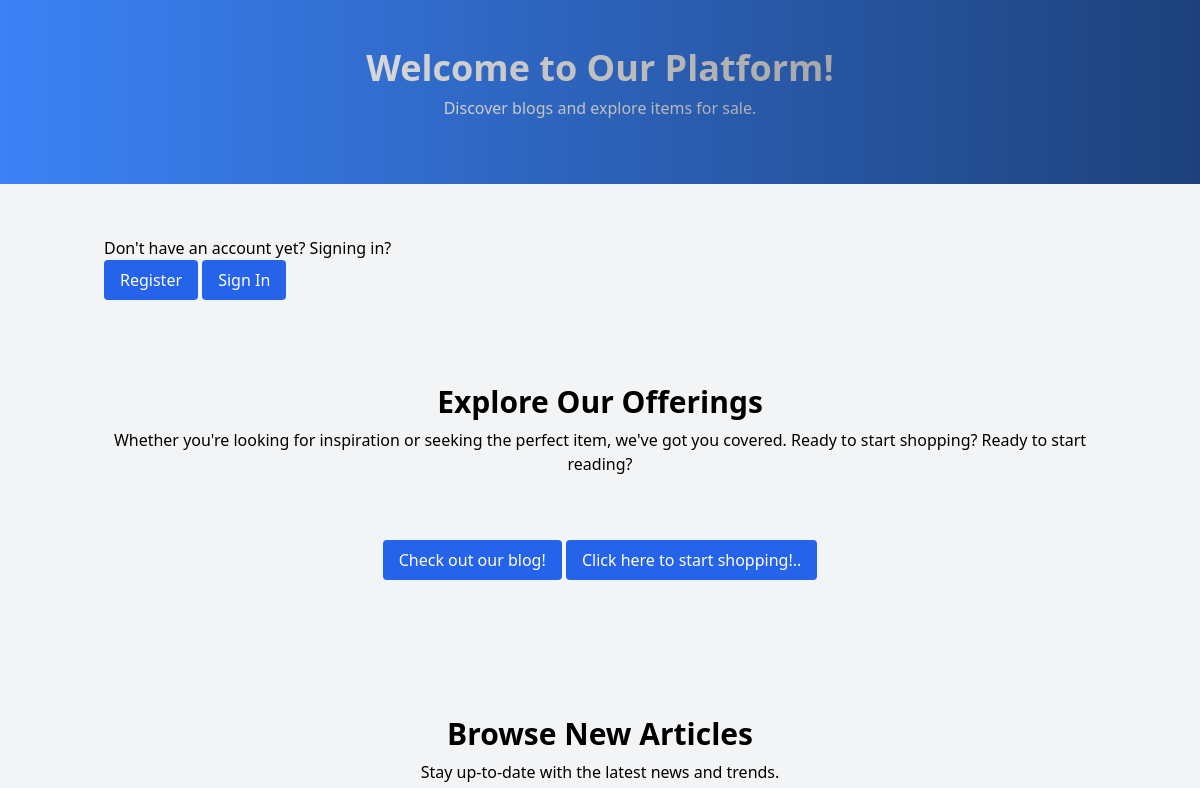
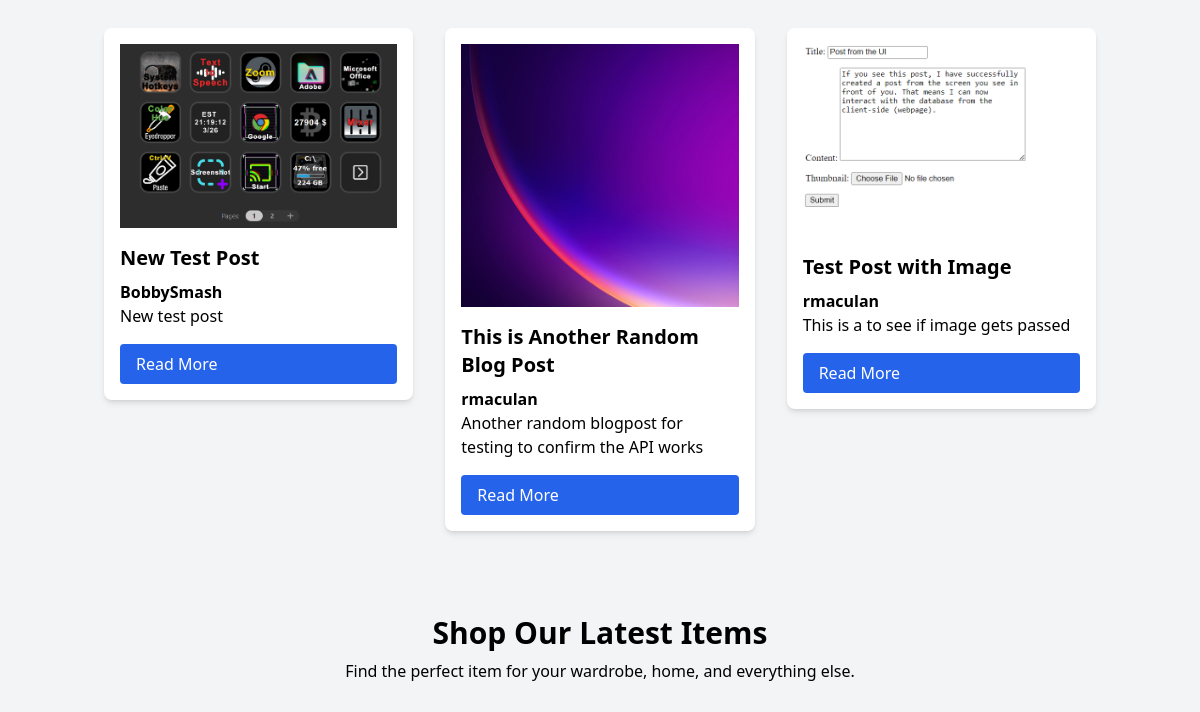
The app's page / (upper part), older data (2 pictures, top to bottom).
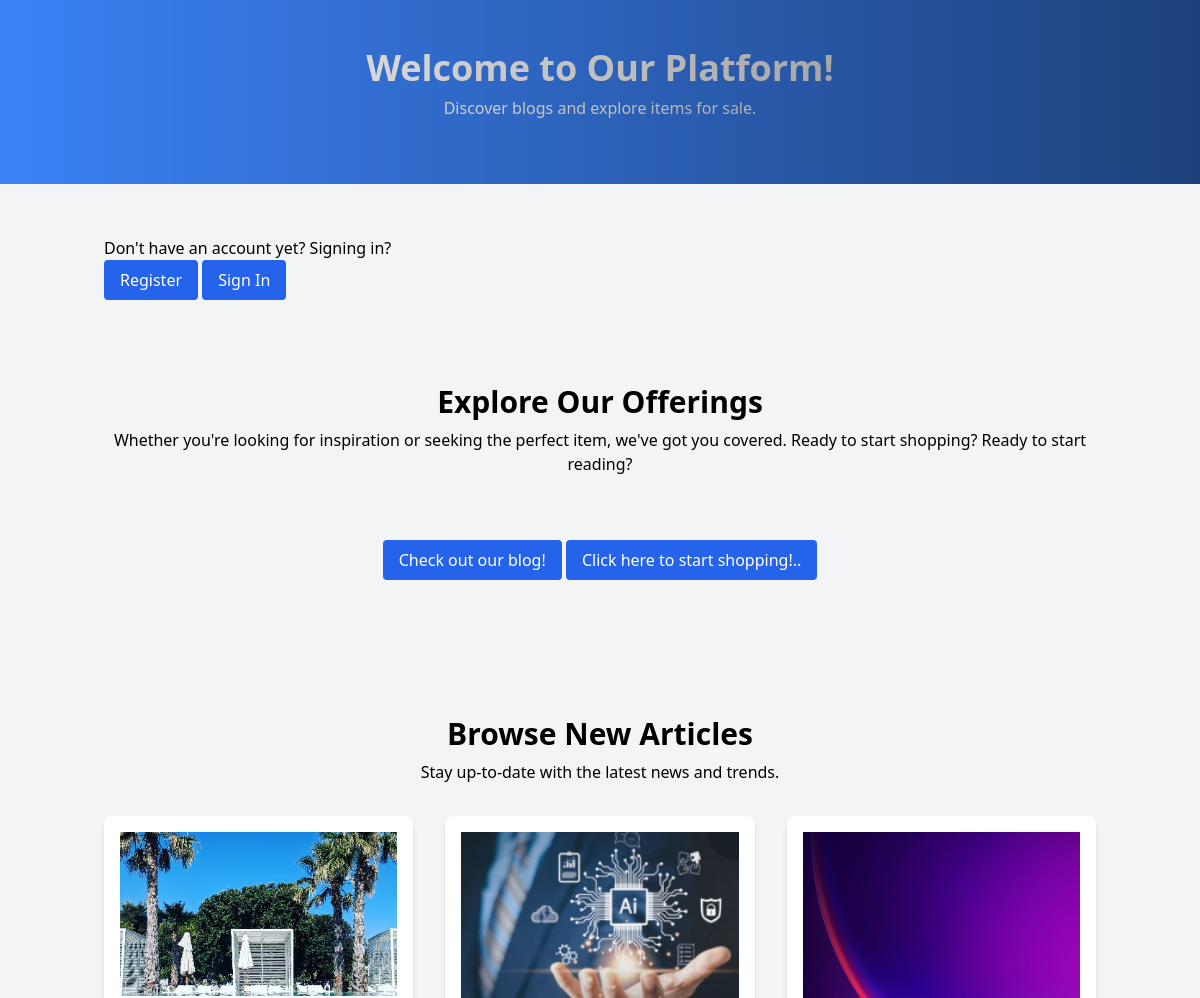
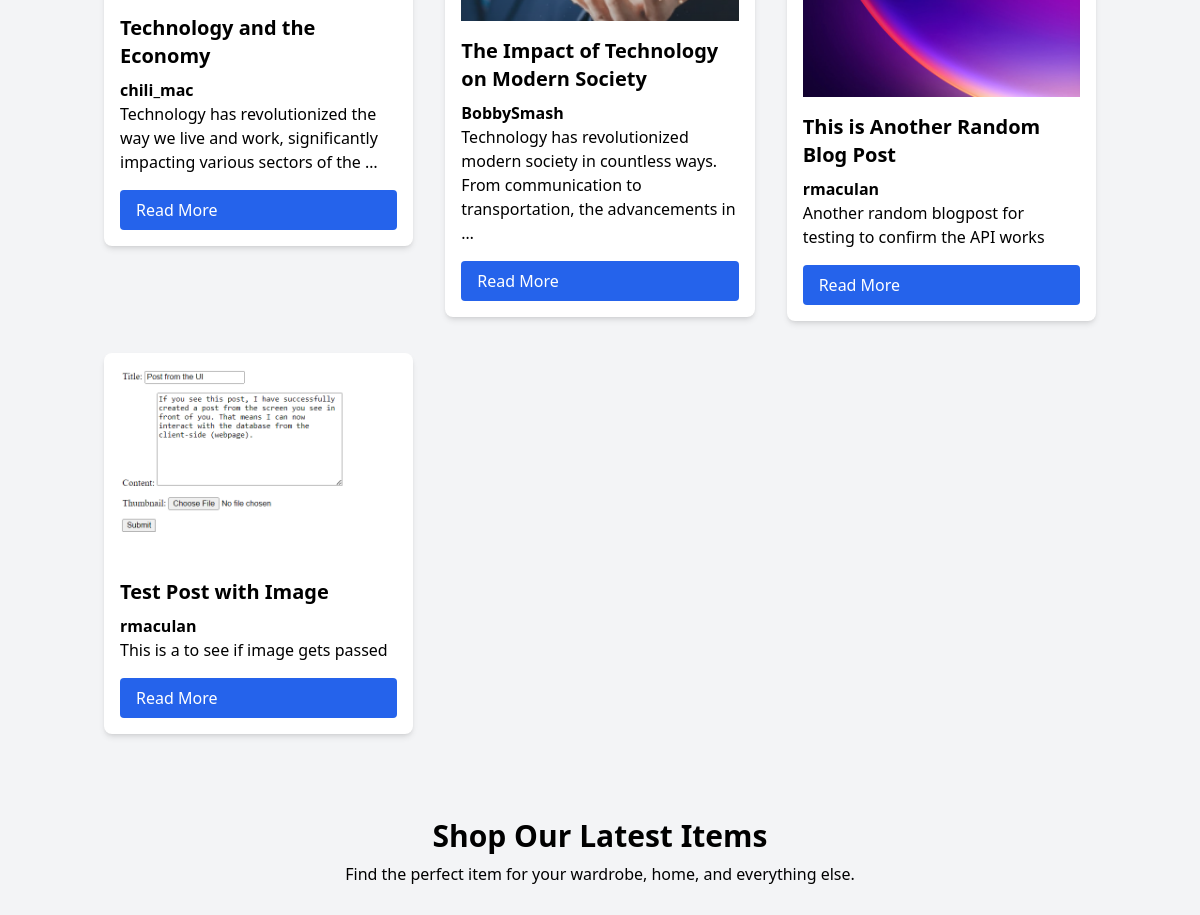
The same page, newer data (2 pictures, top to bottom).
### blog/models.py (models this page shows, shortened)
class Post(models.Model):
    STATUS_CHOICES = (
        ('draft', 'Draft'),
        ('published', 'Published'),
    )
    title = models.CharField(max_length=200)
    slug = models.SlugField(unique=True)
    content = models.TextField()
    status = models.CharField(
        max_length=10,
        choices=STATUS_CHOICES,
        default='draft'
        )
    publish_date = models.DateTimeField(auto_now_add=True)
    author = models.ForeignKey(settings.AUTH_USER_MODEL, on_delete=models.CASCADE)
    on_delete=models.CASCADE
    thumbnail = models.ImageField(
        upload_to='thumbnails/',
        blank=True,
        null=True
        )  # New field for thumbnail

### mysite/views.py (the view)
# urls.py: path('', landing_page, name='landing'),
def landing_page(request):
    blog_posts = Post.objects.all().order_by('-publish_date')[:5]
    marketplace_items = Item.objects.all()[:5]
    return render(request, 'landing_page.html', {
        'blog_posts': blog_posts,
        'marketplace_items': marketplace_items,
    })

### templates/landing_page.html (shortened to what this page needs)
{% load static %}
<html lang="en">
  <head>
    <script src="https://cdn.tailwindcss.com"></script>
    <link rel="stylesheet" href="{% static 'css/style.css' %}">
  </head>
<body class="bg-gray-100">
    <header class="text-center p-12 bg-blue-500 text-white relative">
        <h1 class="text-4xl font-bold mb-2">
            Welcome to Our Platform!
        </h1>
        <p class="max-w-xl mx-auto mb-4">
            Discover blogs and explore items for sale.
        </p>
        <div class="absolute inset-0 bg-gradient-to-r from-transparent to-black opacity-50"></div>
    </header>
    <div class="container mx-auto px-4 py-8">
        {% if user.is_authenticated %}
        <strong>
            Welcome back, {{ user.username }}!
        </strong>
        <a
            href="{% url 'blog:logout' %}"
            class="button"
        >
            Logout?
        </a>
        {% else %}
        <h1>Don't have an account yet? Signing in?</h3>
        <a
            href="{% url 'blog:register' %}"
            class="btn btn-primary"
        >
            Register
        </a>
        <a
            href="{% url 'blog:login' %}"
            class="btn btn-primary"
        >
            Sign In
        </a>
        {% endif %}
    </div>
    <section class="container mx-auto px-4 py-8">
        <div class="text-center">
            <h2 class="text-3xl font-semibold mb-2">
                Explore Our Offerings
            </h2>
            <p class="mb-8">
                Whether you're looking for inspiration
                or seeking the perfect item, we've got you covered.
                Ready to start shopping?
                Ready to start reading?
            </p>
            <div class="container mx-auto px-4 py-8">
                <a
                    href="{% url 'blog:index' %}"
                    class="btn btn-primary"
                >
                    Check out our blog!
                </a>
                <a
                    href="{% url 'marketplace:index' %}"
                    class="btn btn-primary"
                >
                    Click here to start shopping!..
                </a>
            </div>
        </div>
    </section>
    <section class="container mx-auto px-4 py-8">
        <div class="text-center">
            <h2 class="text-3xl font-semibold mb-2">
                Browse New Articles
            </h2>
            <p class="mb-8">
                Stay up-to-date with the latest news and trends.
            </p>
        </div>
        <div class="grid grid-cols-1 md:grid-cols-3 gap-8">
            {% for blog_post in blog_posts %}
            <div class="col-span-full md:col-span-1">
                <div class="bg-white p-4 rounded-lg shadow-md">
                    <img
                        src="{{ blog_post.thumbnail.url }}"
                        alt="{{ blog_post.title }}"
                        class="mb-4"
                        height="600"
                        width="400"
                        >
                    <h3 class="text-xl font-semibold mb-2">
                        {{ blog_post.title }}
                    </h3>
                    <strong>
                        {{ blog_post.author }}
                    </strong>
                    <p class="mb-4">
                        {{ blog_post.content|truncatewords:15 }}
                    </p>
                    <a
                        href="{% url 'blog:post_detail' blog_post.id %}"
                        class="btn btn-primary w-full">
                        Read More
                    </a>
                </div>
            </div>
            {% endfor %}
        </div>
    </section>
    <section class="container mx-auto px-4 py-8">
        <div class="text-center">
            <h2 class="text-3xl font-semibold mb-2">
                Shop Our Latest Items
            </h2>
            <p class="mb-8">
                Find the perfect item for your wardrobe, home, and everything else.
            </p>
        </div>
    </section>
  </body>
</html>

Row changes from the older to the newer data that the page shows:
removed Post: thumbnail (picture), title "New Test Post", author "BobbySmash", content "New test post"
added Post: thumbnail (picture), title "Technology and the Economy", author "chili_mac", content "Technology has revolutionized the way we live and work, significantly impacting various sectors of the …"
added Post: thumbnail (picture), title "The Impact of Technology on Modern Society", author "BobbySmash", content "Technology has revolutionized modern society in countless ways. From communication to transportation, the advancements in …"
